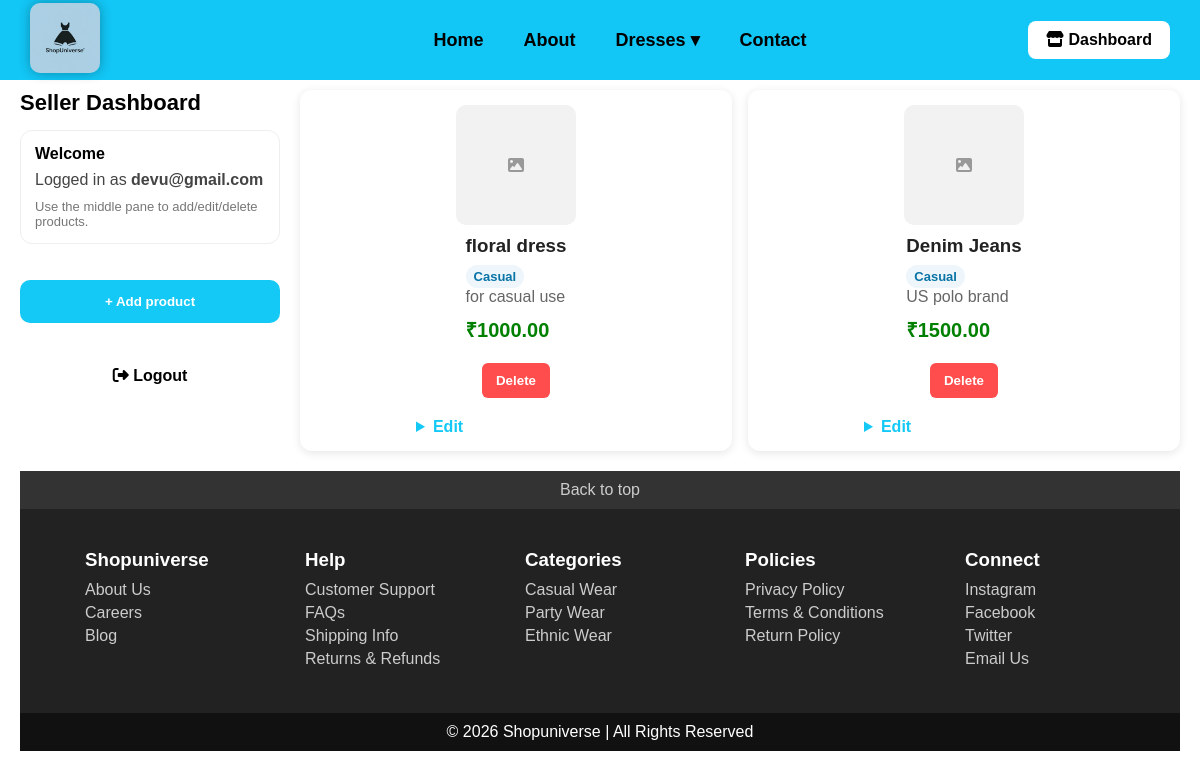
Screenshot of /seller/dashboard (signed in) with the database file from the repository.
### tables this page shows
CREATE TABLE products (
                id INTEGER PRIMARY KEY AUTOINCREMENT,
                seller_id INTEGER NOT NULL,
                name TEXT NOT NULL,
                price REAL NOT NULL DEFAULT 0,
                image_url TEXT,
                created_at TEXT NOT NULL, description TEXT, category TEXT,
                FOREIGN KEY (seller_id) REFERENCES sellers(id) ON DELETE CASCADE ON UPDATE CASCADE
            );

### app.py (the view)
@app.route("/seller/dashboard")
def seller_dashboard():
    if not seller_login_required():
        flash("Please login to access seller dashboard.", "seller_error")
        return redirect(url_for("seller_login"))
    conn = get_db_connection()
    try:
        products = conn.execute(
            """
            SELECT id, name, price, description, image_url, category, created_at
            FROM products
            WHERE seller_id = ?
            ORDER BY datetime(created_at) DESC, id DESC
            """,
            (session.get("seller_id"),),
        ).fetchall()
    finally:
        conn.close()
    return render_template(
        "seller_dashboard.html",
        seller_email=session.get("seller_email"),
        products=products,
    )

### app.py (called while the page is built)
def get_db_connection():
    conn = sqlite3.connect(DB_PATH)
    conn.row_factory = sqlite3.Row
    conn.execute("PRAGMA foreign_keys = ON")
    return conn

def seller_login_required():
    return session.get("seller_id") is not None

### templates/seller_dashboard.html (shortened to what this page needs)
<!DOCTYPE html>
<html>
<head>
    <link rel="stylesheet" href="{{ url_for('static', filename='style.css') }}">
    <link rel="stylesheet"
    href="https://cdnjs.cloudflare.com/ajax/libs/font-awesome/6.5.0/css/all.min.css">
</head>
<body>
<div class="navbar">
    <div class="logo">
        <img src="{{ url_for('static', filename='logo3.jpg') }}" alt="Shopuniverse">
    </div>
    <div class="nav-links">
        <a href="{{ url_for('index') }}">Home</a>
        <a href="{{ url_for('about') }}">About</a>
        <div class="dropdown">
            <a href="#">Dresses &#9662;</a>
        </div>
        <a href="{{ url_for('contact') }}">Contact</a>
    </div>
    <div class="nav-right">
        <a href="{{ url_for('seller_dashboard') }}" class="seller-btn">
            <i class="fa fa-store"></i> Dashboard
        </a>
    </div>
</div>
<div style="height: 20px;"></div>
<div style="padding:70px 20px 30px 20px;">
    <div style="display:grid; grid-template-columns: 260px 1fr; gap:20px; align-items:start;">
        <div style="display:flex; flex-direction:column; align-items:stretch;">
            <h2 style="margin:0 0 14px 0; font-size:22px;">Seller Dashboard</h2>
            <div style="background:#fff; border:1px solid #eee; border-radius:12px; padding:14px;">
                <div style="font-weight:800; margin-bottom:8px;">Welcome</div>
                <div style="color:#444; margin-bottom:10px;">
                    Logged in as <span style="font-weight:800;">{{ seller_email }}</span>
                </div>
                <div style="color:#777; font-size:13px;">
                    Use the middle pane to add/edit/delete products.
                </div>
            </div>
            <div style="width:100%; margin-top:16px;">
                <div style="width:100%; max-width:900px;">
                    <button
                        type="button"
                        id="sellerAddToggle"
                        style="width:100%; padding:14px; background:#15c9f6; border:none; color:white; border-radius:10px; cursor:pointer; font-weight:800;"
                    >
                        + Add product
                    </button>
                </div>
            </div>
            <div style="width:100%; margin-top:12px; max-width:260px;">
                <a href="{{ url_for('seller_logout') }}" class="login-btn" style="display:block; text-align:center; width:100%; padding:12px 14px; text-decoration:none; border-radius:10px;">
                    <i class="fa fa-sign-out-alt"></i> Logout
                </a>
            </div>
        </div>
        <div style="width:100%;">
        <div class="products">
        {% if products and products|length > 0 %}
            {% for p in products %}
                {% set show_buy_button = false %}
                {% set show_seller_actions = true %}
                {% include 'partials/product_card.html' %}
            {% endfor %}
        {% else %}
            <p style="margin:0; color:#666;">No products yet. Add one above.</p>
        {% endif %}
    </div>
    </div>
</div>
    <div class="seller-dashboard-footer-wrap" style="width: 100%; display:block; margin-top: 20px; clear: both;">
        <div class="footer">
            <div class="footer-top">
                <a href="#">Back to top</a>
            </div>
            <div class="footer-content">
                <div class="footer-column">
                    <h3>Shopuniverse</h3>
                    <a href="{{ url_for('about') }}">About Us</a>
                    <a href="#">Careers</a>
                    <a href="#">Blog</a>
                </div>
                <div class="footer-column">
                    <h3>Help</h3>
                    <a href="#">Customer Support</a>
                    <a href="#">FAQs</a>
                    <a href="#">Shipping Info</a>
                    <a href="#">Returns & Refunds</a>
                </div>
                <div class="footer-column">
                    <h3>Categories</h3>
                    <a href="{{ url_for('casual') }}">Casual Wear</a>
                    <a href="{{ url_for('party') }}">Party Wear</a>
                    <a href="{{ url_for('ethnic') }}">Ethnic Wear</a>
                </div>
                <div class="footer-column">
                    <h3>Policies</h3>
                    <a href="#">Privacy Policy</a>
                    <a href="#">Terms & Conditions</a>
                    <a href="#">Return Policy</a>
                </div>
                <div class="footer-column">
                    <h3>Connect</h3>
                    <a href="#">Instagram</a>
                    <a href="#">Facebook</a>
                    <a href="#">Twitter</a>
                    <a href="{{ url_for('contact') }}">Email Us</a>
                </div>
            </div>
            <div class="footer-bottom">
                <p>&copy; 2026 Shopuniverse | All Rights Reserved</p>
            </div>
        </div>
    </div>
    </div>
</body>
</html>

### templates/partials/product_card.html (shortened to what this page needs)
{% set image_url = p.image_url|default('') %}
{% set description = p.description|default('') %}
{% set name = p.name|default('') %}
{% set raw_price = p.price|default(0) %}
{% set price = (raw_price|string)|replace(',', '') %}
{% set price_float = price|float(0) %}
<div class="product-card">
    {% if image_url %}
        <img src="{{ image_url }}" alt="{{ name }}">
    {% else %}
        <div style="width:120px; height:120px; border-radius:10px; background:#f2f2f2; display:flex; align-items:center; justify-content:center; color:#999;">
            <i class="fa fa-image"></i>
        </div>
    {% endif %}
    <div class="product-info-list">
        <h3>
            {% if name == 'Shimmer Wear' %}
                shimmer party wear
            {% else %}
                {{ name }}
            {% endif %}
        </h3>
        {% if p.category %}
            <div style="margin-top:6px;">
                <span style="display:inline-block; padding:4px 8px; background:#eef6fb; color:#0a74a6; border-radius:12px; font-size:13px; font-weight:700;">{{ p.category }}</span>
            </div>
        {% endif %}
        {% if description %}
            <p>{{ description }}</p>
        {% else %}
            <p>No description</p>
        {% endif %}
        <div class="product-price">₹{{ "%.2f"|format(price_float) }}</div>
    </div>
    <div class="product-actions">
        {% if show_seller_actions %}
            <form method="POST" action="{{ url_for('seller_delete_product') }}" style="margin:0;">
                <button
                    type="submit"
                    style="padding:10px 14px; background:#ff4d4d; border:none; color:white; border-radius:6px; cursor:pointer; font-weight:700;"
                >
                    Delete
                </button>
            </form>
            <details style="flex:1; min-width:200px;">
                <summary style="cursor:pointer; font-weight:700; color:#15c9f6;">Edit</summary>
            </details>
        {% endif %}
    </div>
</div>

### static/style.css (style rules this page uses)
* { margin: 0; padding: 0; box-sizing: border-box; }
body { font-family: Arial, sans-serif; }
.navbar { display: flex; justify-content: space-between; align-items: center; background-color: #15c9f6; padding: 15px 30px; }
.logo img { height: 70px; padding: 0px; background-color: transparent; border-radius: 10px; box-shadow: 0 0 12px rgba(0,0,0,0.3); transition: 0.3s; }
.nav-links { display: flex; align-items: center; gap: 20px; justify-content: flex-start; flex: 1; margin-left: 20px; }
.nav-links a { text-decoration: none; color: black; font-weight: bold; }
.login-btn { background-color: white; padding: 8px 15px; border-radius: 5px; text-decoration: none; color: black; font-weight: bold; }
.nav-right { display: flex; align-items: center; gap: 10px; }
.products { width: 100%; padding: 40px 20px 40px; display: grid; grid-template-columns: repeat(auto-fill, minmax(320px, 1fr)); gap: 16px; align-items: start; justify-items: center; }
.product-card { width: 100%; display: flex; flex-direction: column; gap: 10px; }
button { display: block; margin: 20px auto; padding: 10px 20px; border: none; background: #15c9f6; color: white; border-radius: 5px; cursor: pointer; }
.products { width: 100%; padding: 120px 40px 40px; display: flex; flex-direction: column; gap: 20px; }
.product-card { width: 100%; display: flex; align-items: center; gap: 20px; background: white; padding: 15px; border-radius: 12px; box-shadow: 0 2px 10px rgba(0,0,0,0.1); transition: 0.3s; }
.product-info-list { flex: 1; }
.product-info-list h3 { margin-bottom: 8px; color: #222; }
.product-info-list p { color: #666; margin-bottom: 10px; }
.product-price { font-size: 20px; font-weight: bold; color: green; }
.product-card button { padding: 10px 16px; background: #15c9f6; border: none; color: white; border-radius: 6px; cursor: pointer; margin-top: 10px; }
.footer { background: #222; color: white; margin-top: 40px; }
.footer-top { text-align: center; padding: 10px; background: #333; }
.footer-top a { color: #ccc; text-decoration: none; }
.footer-content { display: flex; justify-content: space-around; flex-wrap: wrap; padding: 30px; }
.footer-column { min-width: 150px; margin: 10px; }
.footer-column h3 { margin-bottom: 10px; color: white; }
.footer-column a { display: block; color: #ccc; text-decoration: none; margin-bottom: 5px; }
.footer-bottom { text-align: center; padding: 10px; background: #111; }
.seller-dashboard-footer-wrap { width: 100%; display: block; margin-top: 40px; }
.seller-dashboard-footer-wrap > .footer { width: 100%; max-width: none; margin: 0; }
.seller-btn { text-decoration:none; background:#ff9800; color:white; padding:10px 15px; border-radius:6px; font-weight:bold; transition:0.3s; }
.navbar { width: 100%; height: 80px; background: #12c6f5; display: flex; align-items: center; justify-content: flex-start; position: fixed; top: 0; left: 0; z-index: 1000; padding: 0 30px; box-sizing: border-box; }
.nav-links { position: absolute; left: 50%; transform: translateX(-50%); display: flex; align-items: center; gap: 40px; }
.nav-links a { text-decoration: none; color: black; font-size: 18px; font-weight: bold; }
.nav-right { margin-left: auto; display: flex; align-items: center; gap: 15px; }
.login-btn, .cart-btn, .seller-btn { text-decoration: none; padding: 10px 18px; border-radius: 8px; font-weight: bold; background: white; color: black; }
.seller-btn { background: white; color: black; }
.products { display: grid !important; grid-template-columns: repeat(auto-fill, minmax(320px, 1fr)) !important; gap: 16px !important; align-items: start !important; justify-items: center !important; width: 100% !important; padding: 40px 20px !important; margin: 0 !important; }
.product-card { width: 100% !important; display: flex !important; flex-direction: column !important; gap: 10px !important; }

### templates/seller_dashboard.html (style rules this page uses)
.products { width: 100%; padding: 0 !important; margin: 0 !important; display: grid; grid-template-columns: repeat(auto-fill, minmax(320px, 1fr)); gap: 16px; align-items: start; justify-items: center; }
.product-card { width: 100%; }

### rows the page displays
products: name "floral dress", category "Casual", description "for casual use", price "1000.00"
products: name "Denim Jeans", category "Casual", description "US polo brand", price "1500.00"

### other values shown
{{ seller_email }} "devu@gmail.com"
